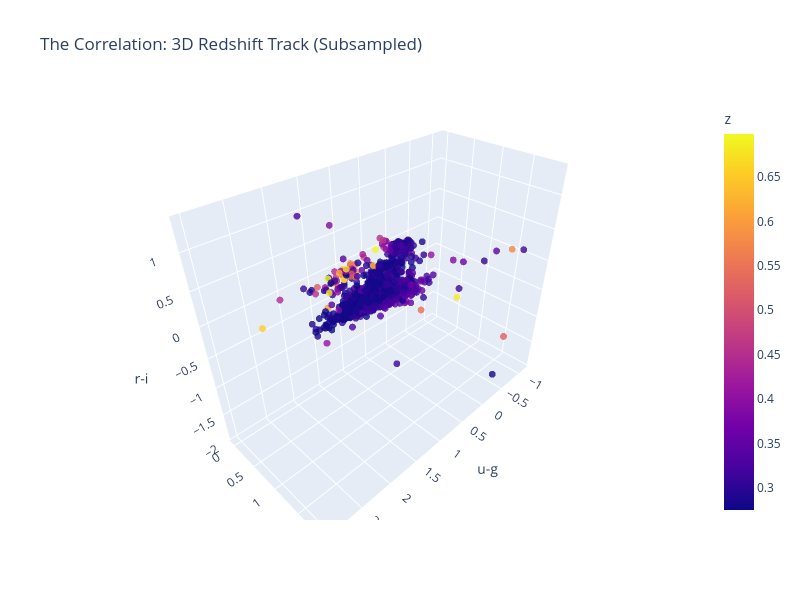

The cell this chart's notebook holds for it:
### Code cell
# 3. Create the 3D Scatter Plot (using the subsampled df_plot)
fig = px.scatter_3d(
    df, 
    x=df['u-g'], 
    y=df['g-r'], 
    z=df['r-i'],
    color=df['z'],
    color_continuous_scale='Plasma',
    title='The Correlation: 3D Redshift Track (Subsampled)'
)

# Refine the marker size so it is easier to see the track
fig.update_traces(marker=dict(size=4, opacity=0.8))

# Explicitly make the plot larger and reduce outer margins to fill the cell
fig.update_layout(
    width=800,          # Set width in pixels
    height=600,          # Set height in pixels
)
# Display the interactive plot
fig.show()
len(df)

### Figure 1 — Plotly figure (JSON) as saved in the notebook; plotly's stock layout.template omitted (floating-point values rounded to 4 significant figures; data arrays with more than 128 entries replaced by an {"elided": "..."} marker saying what was removed)
{"data": [{"hovertemplate": "u-g=%{x}<br>g-r=%{y}<br>r-i=%{z}<br>z=%{marker.color}<extra></extra>", "legendgroup": "", "marker": {"color": {"elided": "1481 float values"}, "coloraxis": "coloraxis", "opacity": 0.8, "size": 4, "symbol": "circle"}, "mode": "markers", "name": "", "scene": "scene", "showlegend": false, "type": "scatter3d", "x": {"elided": "1481 float values"}, "y": {"elided": "1481 float values"}, "z": {"elided": "1481 float values"}}], "layout": {"coloraxis": {"autocolorscale": false, "colorbar": {"title": {"text": "z"}}, "colorscale": [[0, "#0d0887"], [0.1111, "#46039f"], [0.2222, "#7201a8"], [0.3333, "#9c179e"], [0.4444, "#bd3786"], [0.5556, "#d8576b"], [0.6667, "#ed7953"], [0.7778, "#fb9f3a"], [0.8889, "#fdca26"], [1, "#f0f921"]]}, "height": 600, "legend": {"tracegroupgap": 0}, "scene": {"domain": {"x": [0, 1], "y": [0, 1]}, "xaxis": {"title": {"text": "u-g"}}, "yaxis": {"title": {"text": "g-r"}}, "zaxis": {"title": {"text": "r-i"}}}, "title": {"text": "The Correlation: 3D Redshift Track (Subsampled)"}, "width": 800}}
